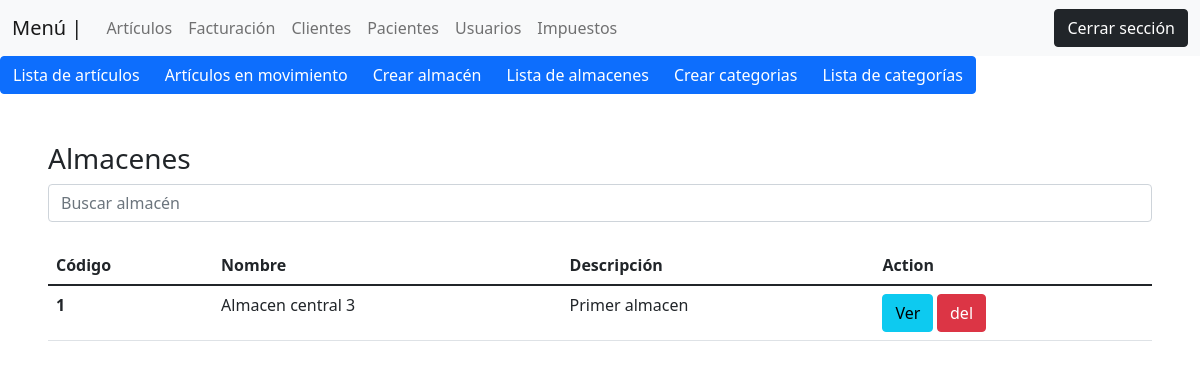
The page /views/lista_almacenes.php (signed in) on the database its author committed.
### tables this page shows
CREATE TABLE `almacenes` (
  `id` int(11) NOT NULL,
  `nombre` varchar(100) NOT NULL,
  `descripcion` text NOT NULL,
  `creado_por` varchar(100) NOT NULL,
  `fecha_creacion` timestamp NOT NULL DEFAULT current_timestamp() ON UPDATE current_timestamp(),
  `fecha_modificacion` date DEFAULT NULL,
  `modificado_por` varchar(100) DEFAULT NULL,
  `fecha_borrado` date DEFAULT NULL,
  `borrado_por` varchar(100) DEFAULT NULL
);

### views/lista_almacenes.php (the view)
<?php
 include('plantilla/menu_top.php');
 include('plantilla/menu_articulos.php');
 include('../backend/inventario/listas_articulos.php');
 $consulta_almacenes = "SELECT * FROM almacenes where borrado_por is null";
 $query_almacenes = $conexion->query($consulta_almacenes);
?>
<div class="p-5">
  <h3>Almacenes</h3>
        <div class="col-md-12">
            <input type="text" class="form-control" name="" id="" placeholder="Buscar almacén"><br>
        <table class="table">
  <thead>
    <tr>
      <th scope="col">Código</th>
      <th scope="col">Nombre</th>
      <th scope="col">Descripción</th>
      <th scope="col">Action</th>
    </tr>
  </thead>
  <tbody>
      <?php
        while($almacen = $query_almacenes->fetch_assoc()){
        ?>
            <tr>
                <th scope="row"><?php echo $almacen["id"] ?></th>
                <td><?php echo $almacen["nombre"] ?></td>
                <td><?php echo $almacen["descripcion"] ?></td>
                <td>
                    <small>
                        <a href='ver_almacen.php?id=<?php echo $almacen["id"] ?>'  class="btn btn-info">Ver</a>
                        <a href='../backend/inventario/del_almacen.php?id=<?php echo $almacen["id"] ?>' class= "btn btn-danger">del</a>
                    </small>
                </td>
            </tr>
        <?php
        }
      ?>
  </tbody>
</table>
        </div>
</div>

### rows shown on the page
almacenes: id "1", nombre "Almacen central 3", descripcion "Primer almacen"
